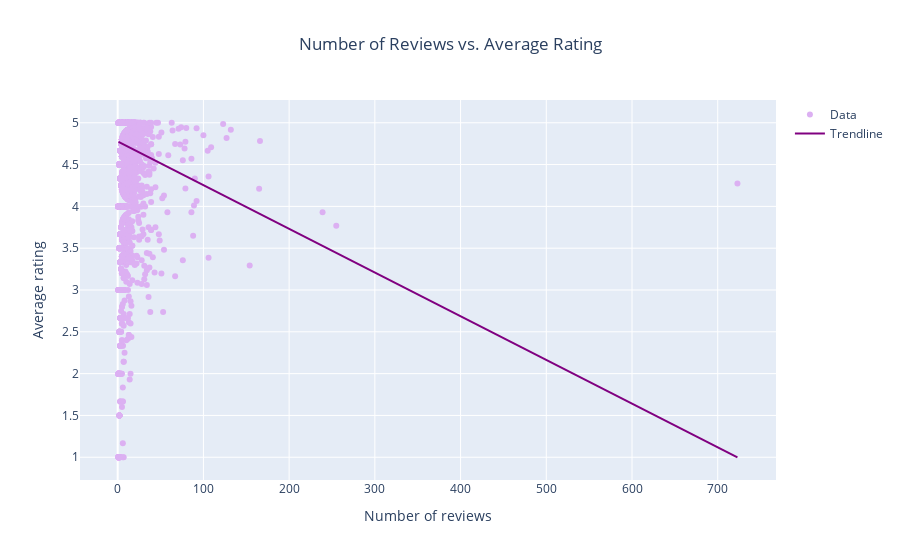

The cell this chart's notebook holds for it:
### Markdown cell above
The **number of reviews** a podcast receives can be an indicator of its **popularity**. 

Among the top 5, **"Crime Junkie"** stands out with the most reviews, indicating its high popularity. 

Next, we can explore the relationship between the number of reviews and the average rating of a podcast. Specifically, we will check if there is a **correlation** between these two factors.

### Code cell
sample_size = 50000 

query = f""" 
SELECT r.podcast_id,
p.title,
COUNT(r.rating) as num_reviews,
AVG(r.rating) as avg_rating
FROM (SELECT * FROM reviews_cleaned ORDER BY RANDOM() LIMIT {sample_size}) as r
JOIN podcasts_cleaned as p ON r.podcast_id = p.podcast_id
GROUP BY r.podcast_id, p.title"""

podcast_avg_ratings = pd.read_sql_query(query, conn)

correlation = podcast_avg_ratings['num_reviews'].corr(podcast_avg_ratings['avg_rating'])

print(f"The correlation between the number of reviews and the average rating is {correlation}")

create_scatter_plot(podcast_avg_ratings, "num_reviews", "avg_rating", "Number of reviews", "Average rating", "Number of Reviews vs. Average Rating",'#dcb0f2', "rgb(128, 0, 128)")

### Figure 1 — Plotly figure (JSON) as saved in the notebook; plotly's stock layout.template omitted (floating-point values rounded to 4 significant figures; data arrays with more than 128 entries replaced by an {"elided": "..."} marker saying what was removed)
{"data": [{"marker": {"color": "#dcb0f2"}, "mode": "markers", "name": "Data", "type": "scatter", "x": {"elided": "16725 int values"}, "y": {"elided": "16725 float values"}}, {"line": {"color": "rgb(128, 0, 128)"}, "mode": "lines", "name": "Trendline", "type": "scatter", "x": [1, 8.293, 15.59, 22.88, 30.17, 37.46, 44.76, 52.05, 59.34, 66.64, 73.93, 81.22, 88.52, 95.81, 103.1, 110.4, 117.7, 125.0, 132.3, 139.6, 146.9, 154.2, 161.4, 168.7, 176.0, 183.3, 190.6, 197.9, 205.2, 212.5, 219.8, 227.1, 234.4, 241.7, 249.0, 256.3, 263.5, 270.8, 278.1, 285.4, 292.7, 300.0, 307.3, 314.6, 321.9, 329.2, 336.5, 343.8, 351.1, 358.4, 365.6, 372.9, 380.2, 387.5, 394.8, 402.1, 409.4, 416.7, 424.0, 431.3, 438.6, 445.9, 453.2, 460.5, 467.7, 475.0, 482.3, 489.6, 496.9, 504.2, 511.5, 518.8, 526.1, 533.4, 540.7, 548.0, 555.3, 562.6, 569.8, 577.1, 584.4, 591.7, 599.0, 606.3, 613.6, 620.9, 628.2, 635.5, 642.8, 650.1, 657.4, 664.7, 671.9, 679.2, 686.5, 693.8, 701.1, 708.4, 715.7, 723], "y": [4.772, 4.734, 4.696, 4.658, 4.619, 4.581, 4.543, 4.505, 4.467, 4.429, 4.391, 4.353, 4.314, 4.276, 4.238, 4.2, 4.162, 4.124, 4.086, 4.048, 4.009, 3.971, 3.933, 3.895, 3.857, 3.819, 3.781, 3.743, 3.704, 3.666, 3.628, 3.59, 3.552, 3.514, 3.476, 3.438, 3.399, 3.361, 3.323, 3.285, 3.247, 3.209, 3.171, 3.133, 3.095, 3.056, 3.018, 2.98, 2.942, 2.904, 2.866, 2.828, 2.79, 2.751, 2.713, 2.675, 2.637, 2.599, 2.561, 2.523, 2.485, 2.446, 2.408, 2.37, 2.332, 2.294, 2.256, 2.218, 2.18, 2.141, 2.103, 2.065, 2.027, 1.989, 1.951, 1.913, 1.875, 1.836, 1.798, 1.76, 1.722, 1.684, 1.646, 1.608, 1.57, 1.531, 1.493, 1.455, 1.417, 1.379, 1.341, 1.303, 1.265, 1.226, 1.188, 1.15, 1.112, 1.074, 1.036, 0.9977]}], "layout": {"title": {"text": "Number of Reviews vs. Average Rating", "x": 0.5}, "xaxis": {"title": {"text": "Number of reviews"}}, "yaxis": {"title": {"text": "Average rating"}}}}
